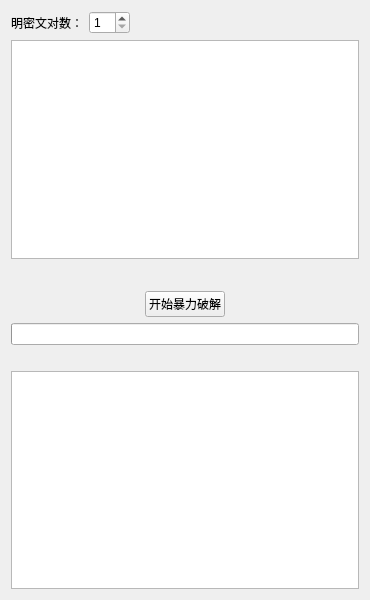
<?xml version="1.0" encoding="UTF-8"?>
<ui version="4.0">
 <class>Form</class>
 <widget class="QWidget" name="Form">
  <property name="geometry">
   <rect>
    <x>0</x>
    <y>0</y>
    <width>370</width>
    <height>600</height>
   </rect>
  </property>
  <property name="windowTitle">
   <string>Cracker</string>
  </property>
  <layout class="QHBoxLayout" name="horizontalLayout_3">
   <item>
    <layout class="QVBoxLayout" name="verticalLayout">
     <item>
      <layout class="QHBoxLayout" name="horizontalLayout_2">
       <item>
        <layout class="QHBoxLayout" name="horizontalLayout">
         <item>
          <widget class="StrongBodyLabel" name="Label_Pairs">
           <property name="text">
            <string>明密文对数：</string>
           </property>
          </widget>
         </item>
         <item>
          <widget class="SpinBox" name="sBox_Pairs">
           <property name="minimum">
            <number>1</number>
           </property>
          </widget>
         </item>
         <item>
          <spacer name="horizontalSpacer_7">
           <property name="orientation">
            <enum>Qt::Horizontal</enum>
           </property>
           <property name="sizeHint" stdset="0">
            <size>
             <width>40</width>
             <height>20</height>
            </size>
           </property>
          </spacer>
         </item>
        </layout>
       </item>
      </layout>
     </item>
     <item>
      <widget class="TableWidget" name="TableWidget_Pairs">
       <property name="sizePolicy">
        <sizepolicy hsizetype="MinimumExpanding" vsizetype="Expanding">
         <horstretch>0</horstretch>
         <verstretch>0</verstretch>
        </sizepolicy>
       </property>
       <property name="showGrid">
        <bool>false</bool>
       </property>
       <property name="gridStyle">
        <enum>Qt::CustomDashLine</enum>
       </property>
      </widget>
     </item>
     <item>
      <widget class="HorizontalSeparator" name="HorizontalSeparator"/>
     </item>
     <item>
      <spacer name="verticalSpacer_2">
       <property name="orientation">
        <enum>Qt::Vertical</enum>
       </property>
       <property name="sizeType">
        <enum>QSizePolicy::Fixed</enum>
       </property>
       <property name="sizeHint" stdset="0">
        <size>
         <width>20</width>
         <height>20</height>
        </size>
       </property>
      </spacer>
     </item>
     <item>
      <layout class="QHBoxLayout" name="horizontalLayout_4">
       <item>
        <spacer name="horizontalSpacer_3">
         <property name="orientation">
          <enum>Qt::Horizontal</enum>
         </property>
         <property name="sizeHint" stdset="0">
          <size>
           <width>40</width>
           <height>20</height>
          </size>
         </property>
        </spacer>
       </item>
       <item>
        <widget class="PrimaryPushButton" name="ppBtn_Crack">
         <property name="text">
          <string>开始暴力破解</string>
         </property>
        </widget>
       </item>
       <item>
        <spacer name="horizontalSpacer_4">
         <property name="orientation">
          <enum>Qt::Horizontal</enum>
         </property>
         <property name="sizeHint" stdset="0">
          <size>
           <width>40</width>
           <height>20</height>
          </size>
         </property>
        </spacer>
       </item>
      </layout>
     </item>
     <item>
      <layout class="QHBoxLayout" name="horizontalLayout_5">
       <item>
        <widget class="IndeterminateProgressBar" name="IndeterminateProgressBar"/>
       </item>
      </layout>
     </item>
     <item>
      <spacer name="verticalSpacer">
       <property name="orientation">
        <enum>Qt::Vertical</enum>
       </property>
       <property name="sizeType">
        <enum>QSizePolicy::Fixed</enum>
       </property>
       <property name="sizeHint" stdset="0">
        <size>
         <width>20</width>
         <height>20</height>
        </size>
       </property>
      </spacer>
     </item>
     <item>
      <widget class="TableWidget" name="TableWidget_Keys">
       <property name="sizePolicy">
        <sizepolicy hsizetype="Expanding" vsizetype="MinimumExpanding">
         <horstretch>0</horstretch>
         <verstretch>0</verstretch>
        </sizepolicy>
       </property>
       <property name="minimumSize">
        <size>
         <width>0</width>
         <height>200</height>
        </size>
       </property>
      </widget>
     </item>
    </layout>
   </item>
  </layout>
 </widget>
 <customwidgets>
  <customwidget>
   <class>PushButton</class>
   <extends>QPushButton</extends>
   <header>qfluentwidgets</header>
  </customwidget>
  <customwidget>
   <class>PrimaryPushButton</class>
   <extends>PushButton</extends>
   <header>qfluentwidgets</header>
  </customwidget>
  <customwidget>
   <class>HorizontalSeparator</class>
   <extends>QWidget</extends>
   <header>qfluentwidgets</header>
  </customwidget>
  <customwidget>
   <class>StrongBodyLabel</class>
   <extends>QLabel</extends>
   <header>qfluentwidgets</header>
  </customwidget>
  <customwidget>
   <class>IndeterminateProgressBar</class>
   <extends>QProgressBar</extends>
   <header>qfluentwidgets</header>
  </customwidget>
  <customwidget>
   <class>SpinBox</class>
   <extends>QSpinBox</extends>
   <header>qfluentwidgets</header>
  </customwidget>
  <customwidget>
   <class>TableWidget</class>
   <extends>QTableWidget</extends>
   <header>qfluentwidgets</header>
  </customwidget>
 </customwidgets>
 <resources/>
 <connections/>
</ui>
